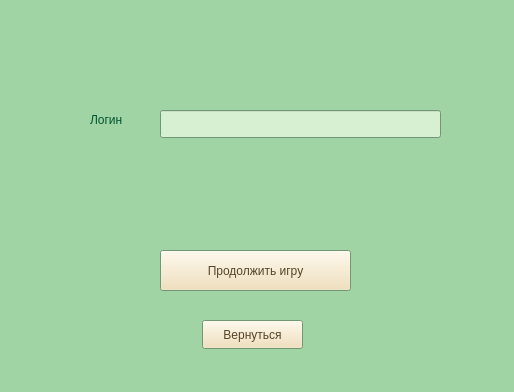
<?xml version="1.0" encoding="UTF-8"?>
<ui version="4.0">
 <class>LoadGameWindow</class>
 <widget class="QWidget" name="LoadGameWindow">
  <property name="geometry">
   <rect>
    <x>0</x>
    <y>0</y>
    <width>514</width>
    <height>392</height>
   </rect>
  </property>
  <property name="palette">
   <palette>
    <active>
     <colorrole role="WindowText">
      <brush brushstyle="SolidPattern">
       <color alpha="255">
        <red>2</red>
        <green>83</green>
        <blue>49</blue>
       </color>
      </brush>
     </colorrole>
     <colorrole role="Button">
      <brush brushstyle="SolidPattern">
       <color alpha="255">
        <red>240</red>
        <green>221</green>
        <blue>177</blue>
       </color>
      </brush>
     </colorrole>
     <colorrole role="Light">
      <brush brushstyle="SolidPattern">
       <color alpha="255">
        <red>255</red>
        <green>255</green>
        <blue>255</blue>
       </color>
      </brush>
     </colorrole>
     <colorrole role="Text">
      <brush brushstyle="SolidPattern">
       <color alpha="255">
        <red>2</red>
        <green>83</green>
        <blue>49</blue>
       </color>
      </brush>
     </colorrole>
     <colorrole role="BrightText">
      <brush brushstyle="SolidPattern">
       <color alpha="255">
        <red>2</red>
        <green>83</green>
        <blue>49</blue>
       </color>
      </brush>
     </colorrole>
     <colorrole role="ButtonText">
      <brush brushstyle="SolidPattern">
       <color alpha="255">
        <red>85</red>
        <green>69</green>
        <blue>40</blue>
       </color>
      </brush>
     </colorrole>
     <colorrole role="Base">
      <brush brushstyle="SolidPattern">
       <color alpha="255">
        <red>215</red>
        <green>240</green>
        <blue>209</blue>
       </color>
      </brush>
     </colorrole>
     <colorrole role="Window">
      <brush brushstyle="SolidPattern">
       <color alpha="255">
        <red>160</red>
        <green>212</green>
        <blue>164</blue>
       </color>
      </brush>
     </colorrole>
     <colorrole role="Highlight">
      <brush brushstyle="SolidPattern">
       <color alpha="255">
        <red>89</red>
        <green>159</green>
        <blue>118</blue>
       </color>
      </brush>
     </colorrole>
     <colorrole role="HighlightedText">
      <brush brushstyle="SolidPattern">
       <color alpha="255">
        <red>211</red>
        <green>240</green>
        <blue>191</blue>
       </color>
      </brush>
     </colorrole>
     <colorrole role="AlternateBase">
      <brush brushstyle="SolidPattern">
       <color alpha="255">
        <red>186</red>
        <green>223</green>
        <blue>180</blue>
       </color>
      </brush>
     </colorrole>
     <colorrole role="ToolTipText">
      <brush brushstyle="SolidPattern">
       <color alpha="255">
        <red>2</red>
        <green>83</green>
        <blue>49</blue>
       </color>
      </brush>
     </colorrole>
    </active>
    <inactive>
     <colorrole role="WindowText">
      <brush brushstyle="SolidPattern">
       <color alpha="255">
        <red>2</red>
        <green>83</green>
        <blue>49</blue>
       </color>
      </brush>
     </colorrole>
     <colorrole role="Button">
      <brush brushstyle="SolidPattern">
       <color alpha="255">
        <red>240</red>
        <green>221</green>
        <blue>177</blue>
       </color>
      </brush>
     </colorrole>
     <colorrole role="Light">
      <brush brushstyle="SolidPattern">
       <color alpha="255">
        <red>255</red>
        <green>255</green>
        <blue>255</blue>
       </color>
      </brush>
     </colorrole>
     <colorrole role="Text">
      <brush brushstyle="SolidPattern">
       <color alpha="255">
        <red>2</red>
        <green>83</green>
        <blue>49</blue>
       </color>
      </brush>
     </colorrole>
     <colorrole role="BrightText">
      <brush brushstyle="SolidPattern">
       <color alpha="255">
        <red>2</red>
        <green>83</green>
        <blue>49</blue>
       </color>
      </brush>
     </colorrole>
     <colorrole role="ButtonText">
      <brush brushstyle="SolidPattern">
       <color alpha="255">
        <red>85</red>
        <green>69</green>
        <blue>40</blue>
       </color>
      </brush>
     </colorrole>
     <colorrole role="Base">
      <brush brushstyle="SolidPattern">
       <color alpha="255">
        <red>215</red>
        <green>240</green>
        <blue>209</blue>
       </color>
      </brush>
     </colorrole>
     <colorrole role="Window">
      <brush brushstyle="SolidPattern">
       <color alpha="255">
        <red>160</red>
        <green>212</green>
        <blue>164</blue>
       </color>
      </brush>
     </colorrole>
     <colorrole role="Highlight">
      <brush brushstyle="SolidPattern">
       <color alpha="255">
        <red>89</red>
        <green>159</green>
        <blue>118</blue>
       </color>
      </brush>
     </colorrole>
     <colorrole role="HighlightedText">
      <brush brushstyle="SolidPattern">
       <color alpha="255">
        <red>211</red>
        <green>240</green>
        <blue>191</blue>
       </color>
      </brush>
     </colorrole>
     <colorrole role="AlternateBase">
      <brush brushstyle="SolidPattern">
       <color alpha="255">
        <red>186</red>
        <green>223</green>
        <blue>180</blue>
       </color>
      </brush>
     </colorrole>
     <colorrole role="ToolTipText">
      <brush brushstyle="SolidPattern">
       <color alpha="255">
        <red>2</red>
        <green>83</green>
        <blue>49</blue>
       </color>
      </brush>
     </colorrole>
    </inactive>
    <disabled>
     <colorrole role="Button">
      <brush brushstyle="SolidPattern">
       <color alpha="255">
        <red>240</red>
        <green>221</green>
        <blue>177</blue>
       </color>
      </brush>
     </colorrole>
     <colorrole role="Light">
      <brush brushstyle="SolidPattern">
       <color alpha="255">
        <red>255</red>
        <green>255</green>
        <blue>255</blue>
       </color>
      </brush>
     </colorrole>
     <colorrole role="BrightText">
      <brush brushstyle="SolidPattern">
       <color alpha="255">
        <red>2</red>
        <green>83</green>
        <blue>49</blue>
       </color>
      </brush>
     </colorrole>
     <colorrole role="Base">
      <brush brushstyle="SolidPattern">
       <color alpha="255">
        <red>160</red>
        <green>212</green>
        <blue>164</blue>
       </color>
      </brush>
     </colorrole>
     <colorrole role="Window">
      <brush brushstyle="SolidPattern">
       <color alpha="255">
        <red>160</red>
        <green>212</green>
        <blue>164</blue>
       </color>
      </brush>
     </colorrole>
     <colorrole role="HighlightedText">
      <brush brushstyle="SolidPattern">
       <color alpha="255">
        <red>211</red>
        <green>240</green>
        <blue>191</blue>
       </color>
      </brush>
     </colorrole>
     <colorrole role="AlternateBase">
      <brush brushstyle="SolidPattern">
       <color alpha="255">
        <red>186</red>
        <green>223</green>
        <blue>180</blue>
       </color>
      </brush>
     </colorrole>
     <colorrole role="ToolTipText">
      <brush brushstyle="SolidPattern">
       <color alpha="255">
        <red>2</red>
        <green>83</green>
        <blue>49</blue>
       </color>
      </brush>
     </colorrole>
    </disabled>
   </palette>
  </property>
  <property name="windowTitle">
   <string>Form</string>
  </property>
  <widget class="QLineEdit" name="loginInputLine">
   <property name="geometry">
    <rect>
     <x>160</x>
     <y>110</y>
     <width>281</width>
     <height>28</height>
    </rect>
   </property>
  </widget>
  <widget class="QLabel" name="label">
   <property name="geometry">
    <rect>
     <x>90</x>
     <y>110</y>
     <width>63</width>
     <height>20</height>
    </rect>
   </property>
   <property name="font">
    <font>
     <pointsize>9</pointsize>
    </font>
   </property>
   <property name="text">
    <string>Логин</string>
   </property>
  </widget>
  <widget class="QPushButton" name="continueGameButton">
   <property name="geometry">
    <rect>
     <x>160</x>
     <y>250</y>
     <width>191</width>
     <height>41</height>
    </rect>
   </property>
   <property name="text">
    <string>Продолжить игру</string>
   </property>
  </widget>
  <widget class="QPushButton" name="backToMenuButton">
   <property name="geometry">
    <rect>
     <x>202</x>
     <y>320</y>
     <width>101</width>
     <height>29</height>
    </rect>
   </property>
   <property name="text">
    <string>Вернуться</string>
   </property>
  </widget>
 </widget>
 <resources/>
 <connections/>
</ui>
